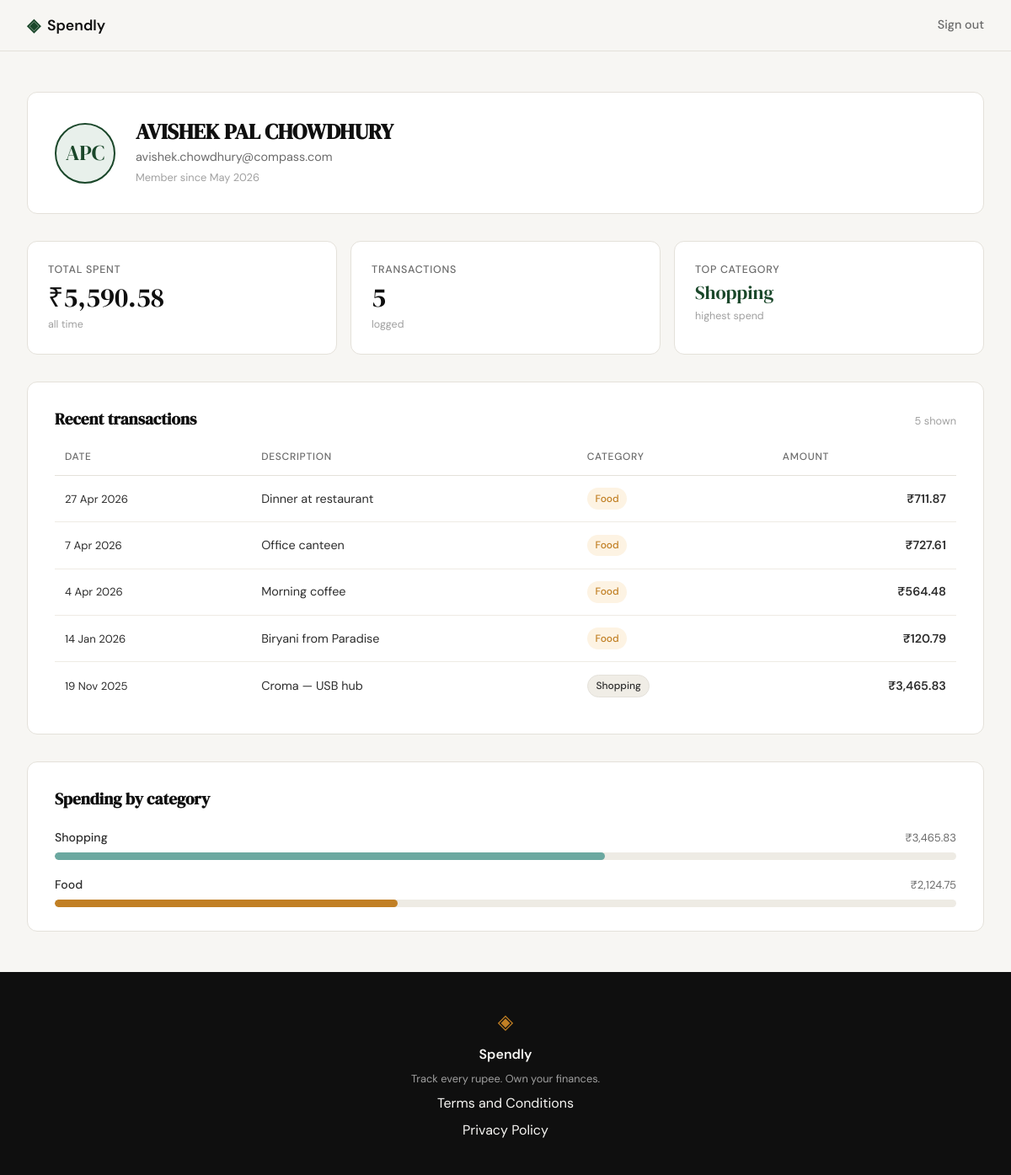
/profile (signed in), run on the app's committed database.
### tables this page shows
CREATE TABLE users (
            id            INTEGER PRIMARY KEY AUTOINCREMENT,
            name          TEXT    NOT NULL,
            email         TEXT    UNIQUE NOT NULL,
            password_hash TEXT    NOT NULL,
            created_at    TEXT    DEFAULT (datetime('now'))
        );

CREATE TABLE expenses (
            id          INTEGER PRIMARY KEY AUTOINCREMENT,
            user_id     INTEGER NOT NULL REFERENCES users(id),
            amount      REAL    NOT NULL,
            category    TEXT    NOT NULL,
            date        TEXT    NOT NULL,
            description TEXT,
            created_at  TEXT    DEFAULT (datetime('now'))
        );

### app.py (the view)
@app.route("/profile")
def profile():
    if not session.get("user_id"):
        return redirect(url_for("login"))
    db_user = get_user_by_id(session["user_id"])
    if db_user is None:
        abort(404)
    created_at = datetime.strptime(db_user["created_at"][:19], "%Y-%m-%d %H:%M:%S")
    member_since = created_at.strftime("%B %Y")
    initials = "".join(word[0].upper() for word in db_user["name"].split() if word)
    user = {
        "name":         db_user["name"],
        "email":        db_user["email"],
        "initials":     initials,
        "member_since": member_since,
    }
    raw_stats = get_stats_by_user(session["user_id"])
    stats = {
        "total_spent":       f"₹{raw_stats['total_spent']:,.2f}",
        "transaction_count": raw_stats["transaction_count"],
        "top_category":      raw_stats["top_category"],
    }
    raw_transactions = get_expenses_by_user(session["user_id"])
    transactions = [
        {
            "date":         tx["date"],
            "description":  tx["description"],
            "category":     tx["category"],
            "category_key": tx["category_key"],
            "amount":       f"₹{tx['amount']:,.2f}",
        }
        for tx in raw_transactions
    ]
    raw_categories = get_categories_by_user(session["user_id"])
    categories = [
        {
            "name":    cat["name"],
            "key":     cat["key"],
            "amount":  f"₹{cat['amount']:,.2f}",
            "percent": cat["percent"],
        }
        for cat in raw_categories
    ]
    return render_template("profile.html", user=user, stats=stats,
                           transactions=transactions, categories=categories)

### database/db.py (called while the page is built)
def get_db():
    db_path = os.path.join(os.path.dirname(__file__), '..', 'spendly.db')
    conn = sqlite3.connect(db_path)
    conn.row_factory = sqlite3.Row
    conn.execute("PRAGMA foreign_keys = ON")
    return conn

def get_categories_by_user(user_id):
    conn = get_db()
    total_row = conn.execute(
        "SELECT COALESCE(SUM(amount), 0.0) AS total"
        " FROM expenses WHERE user_id = ?",
        (user_id,)
    ).fetchone()
    total = total_row["total"]
    rows = conn.execute(
        "SELECT category, SUM(amount) AS cat_total"
        " FROM expenses WHERE user_id = ?"
        " GROUP BY category ORDER BY cat_total DESC",
        (user_id,)
    ).fetchall()
    conn.close()
    result = []
    for row in rows:
        cat_total = row["cat_total"]
        percent = int(cat_total / total * 100) if total > 0 else 0
        result.append({
            "name":    row["category"],
            "key":     row["category"].lower(),
            "amount":  cat_total,
            "percent": percent,
        })
    return result

def get_stats_by_user(user_id):
    conn = get_db()
    row = conn.execute(
        "SELECT COALESCE(SUM(amount), 0.0) AS total_spent,"
        " COUNT(*) AS transaction_count"
        " FROM expenses WHERE user_id = ?",
        (user_id,)
    ).fetchone()
    total_spent = row["total_spent"]
    transaction_count = row["transaction_count"]
    top_row = conn.execute(
        "SELECT category, SUM(amount) AS cat_total"
        " FROM expenses WHERE user_id = ?"
        " GROUP BY category ORDER BY cat_total DESC LIMIT 1",
        (user_id,)
    ).fetchone()
    top_category = top_row["category"] if top_row else ""
    conn.close()
    return {
        "total_spent":       total_spent,
        "transaction_count": transaction_count,
        "top_category":      top_category,
    }

def get_user_by_id(user_id):
    conn = get_db()
    row = conn.execute(
        "SELECT * FROM users WHERE id = ?", (user_id,)
    ).fetchone()
    conn.close()
    return row

### templates/profile.html (shortened to what this page needs)
{% extends "base.html" %}
{% block content %}
<section class="profile-page">
  <div class="profile-inner">
    <div class="profile-hero">
      <div class="profile-avatar">
        <span class="profile-avatar-initials">{{ user.initials }}</span>
      </div>
      <div class="profile-identity">
        <h1 class="profile-name">{{ user.name }}</h1>
        <p class="profile-email">{{ user.email }}</p>
        <p class="profile-since">Member since {{ user.member_since }}</p>
      </div>
    </div>
    <div class="profile-stats">
      <div class="profile-stat-card">
        <span class="profile-stat-label">Total spent</span>
        <span class="profile-stat-value">{{ stats.total_spent }}</span>
        <span class="profile-stat-sub">all time</span>
      </div>
      <div class="profile-stat-card">
        <span class="profile-stat-label">Transactions</span>
        <span class="profile-stat-value">{{ stats.transaction_count }}</span>
        <span class="profile-stat-sub">logged</span>
      </div>
      <div class="profile-stat-card">
        <span class="profile-stat-label">Top category</span>
        <span class="profile-stat-value profile-stat-category">{{ stats.top_category }}</span>
        <span class="profile-stat-sub">highest spend</span>
      </div>
    </div>
    <div class="profile-section">
      <div class="profile-section-header">
        <h2 class="profile-section-title">Recent transactions</h2>
        <span class="profile-section-count">{{ transactions | length }} shown</span>
      </div>
      <div class="profile-table-wrap">
        <table class="profile-table">
          <thead>
            <tr>
              <th>Date</th>
              <th>Description</th>
              <th>Category</th>
              <th class="profile-th-amount">Amount</th>
            </tr>
          </thead>
          <tbody>
            {% for tx in transactions %}
            <tr>
              <td class="profile-td-date">{{ tx.date }}</td>
              <td class="profile-td-desc">{{ tx.description }}</td>
              <td>
                <span class="profile-badge profile-badge-{{ tx.category_key }}">
                  {{ tx.category }}
                </span>
              </td>
              <td class="profile-td-amount">{{ tx.amount }}</td>
            </tr>
            {% endfor %}
          </tbody>
        </table>
      </div>
    </div>
    <div class="profile-section">
      <div class="profile-section-header">
        <h2 class="profile-section-title">Spending by category</h2>
      </div>
      <div class="profile-breakdown">
        {% for cat in categories %}
        <div class="profile-breakdown-row">
          <div class="profile-breakdown-meta">
            <span class="profile-breakdown-name">{{ cat.name }}</span>
            <span class="profile-breakdown-amount">{{ cat.amount }}</span>
          </div>
          <div class="mock-bar-track">
            <div class="mock-bar profile-bar-{{ cat.key }}" style="width: {{ cat.percent }}%"></div>
          </div>
        </div>
        {% endfor %}
      </div>
    </div>
  </div>
</section>
{% endblock %}

### templates/base.html (shortened to what this page needs)
<!DOCTYPE html>
<html lang="en">
<head>
    <link rel="stylesheet" href="{{ url_for('static', filename='css/style.css') }}">
</head>
<body>
    <nav class="navbar">
        <div class="nav-inner">
            <a href="{{ url_for('landing') }}" class="nav-brand">
                <span class="brand-icon">◈</span>
                <span class="brand-name">Spendly</span>
            </a>
            <div class="nav-links">
                {% if session.get("user_id") %}
                    <a href="{{ url_for('logout') }}">Sign out</a>
                {% else %}
                    <a href="{{ url_for('login') }}">Sign in</a>
                    <a href="{{ url_for('register') }}" class="nav-cta">Get started</a>
                {% endif %}
            </div>
        </div>
    </nav>
    <main class="main-content">
        {% block content %}{% endblock %}
    </main>
    <footer class="footer">
        <div class="footer-inner">
            <span class="brand-icon">◈</span>
            <span class="footer-name">Spendly</span>
            <p class="footer-copy">Track every rupee. Own your finances.</p>
            <a href="/terms">Terms and Conditions</a>
            <a href="/privacy">Privacy Policy</a>
        </div>
    </footer>
</body>
</html>

### data on the page
users: name "AVISHEK PAL CHOWDHURY", email "avishek.chowdhury@compass.com"
expenses: top_category "Shopping", date "19 Nov 2025", description "Croma — USB hub", category "Shopping", amount "₹3,465.83"
expenses: date "27 Apr 2026", description "Dinner at restaurant", category "Food", amount "₹711.87"
expenses: date "7 Apr 2026", description "Office canteen", category "Food", amount "₹727.61"
expenses: date "4 Apr 2026", description "Morning coffee", category "Food", amount "₹564.48"
expenses: date "14 Jan 2026", description "Biryani from Paradise", category "Food", amount "₹120.79"

### other printed values
{{ user.initials }} "APC"
{{ user.member_since }} "May 2026"
{{ stats.total_spent }} "₹5,590.58"
{{ stats.transaction_count }} "5"
{{ transactions | length }} "5"
{{ cat.name }} "Shopping" "Food"
{{ cat.amount }} "₹3,465.83" "₹2,124.75"
